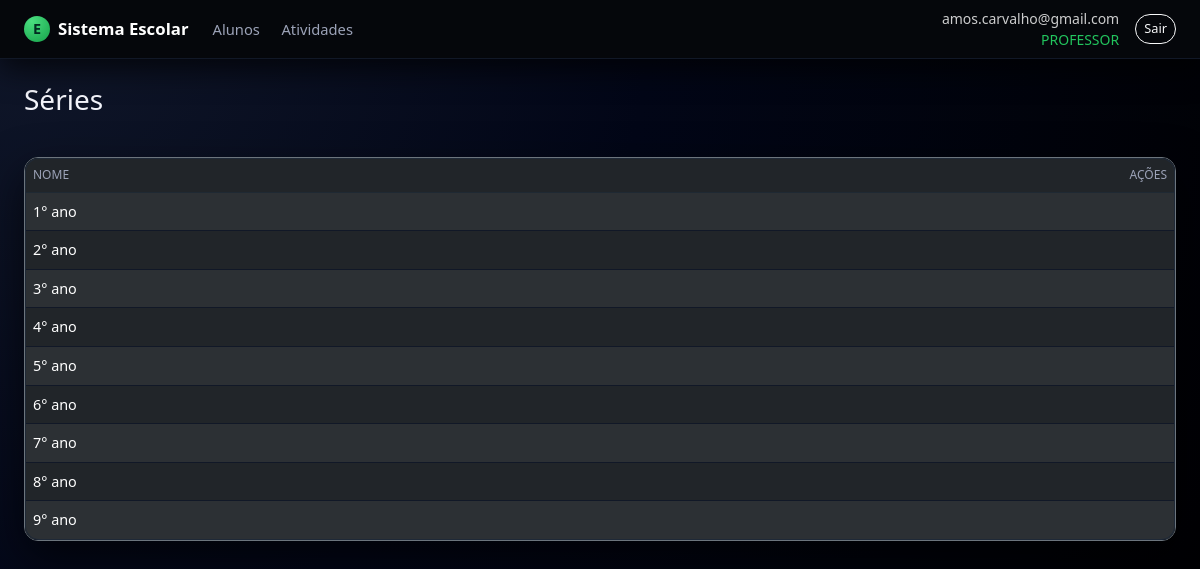
Page /series/ (signed in) on the committed database.
### app.py (models this page shows, shortened)
class Usuario(db.Model, UserMixin):
    __tablename__ = "usuario"
    id = db.Column(db.Integer, primary_key=True)
    email = db.Column(db.String(120), unique=True, nullable=False)
    senha_hash = db.Column(db.String(255), nullable=False)
    papel = db.Column(db.String(30), nullable=False, default="ALUNO")
    ativo = db.Column(db.Boolean, nullable=False, default=True)
    created_at = db.Column(db.DateTime, nullable=False, default=datetime.utcnow)
    aluno_id = db.Column(db.Integer, db.ForeignKey("aluno.id"), nullable=True)
    aluno = db.relationship("Aluno", lazy="joined")
    def papel_upper(self):
        return (self.papel or "").upper()
    def is_responsavel(self):
        return self.papel_upper() == "RESPONSAVEL"
    def is_aluno(self):
        return self.papel_upper() == "ALUNO"

class Serie(db.Model):
    __tablename__ = "serie"
    id = db.Column(db.Integer, primary_key=True)
    nome = db.Column(db.String(120), nullable=False, unique=True)

### app.py (the view)
@app.route("/series/")
@login_required
def series_list():
    if current_user.is_responsavel() or current_user.is_aluno():
        flash("Acesso não autorizado.", "warning")
        return redirect(url_for("index"))
    series = Serie.query.order_by(Serie.nome.asc()).all()
    return render_template("series/listar.html", series=series)

### app.py (called while the page is built)
@login_manager.user_loader
def load_user(uid):
    return db.session.get(Usuario, int(uid))

def can(permission: str) -> bool:
    if not current_user.is_authenticated:
        return False
    role = current_user.papel_upper()
    if role == "DIRETORIA":
        return True
    if permission == "ver_usuarios":
        return False
    if permission == "gerenciar_usuarios":
        return False
    if permission == "gerenciar_estrutura":
        return role == "DIRETORIA"
    if permission == "alunos_crud":
        return role == "DIRETORIA"
    if permission == "atividades_criar":
        return role in ("DIRETORIA", "PROFESSOR")
    if permission == "atividades_editar":
        return role == "DIRETORIA"
    if permission == "ver_tudo":
        return role in ("DIRETORIA", "PROFESSOR")
    if permission == "ver_restrito_aluno":
        return role in ("RESPONSAVEL", "ALUNO")
    return False

@app.context_processor
def inject_can():
    return dict(can=can)

### templates/series/listar.html (shortened to what this page needs)
{% extends 'base.html' %}
{% block content %}
<div class="d-flex align-items-center justify-content-between mb-3">
  <h3 class="mb-0">Séries</h3>
</div>
<div class="card bg-dark border-secondary">
  <div class="card-body p-0">
    <table class="table table-dark table-striped table-hover align-middle mb-0">
      <thead>
        <tr>
          <th>Nome</th>
          <th class="text-end">Ações</th>
        </tr>
      </thead>
      <tbody>
        {% for s in series %}
        <tr>
          <td>{{ s.nome }}</td>
          <td class="text-end">
          </td>
        </tr>
        {% else %}
        <tr>
          <td colspan="2" class="text-center text-secondary py-4">Nenhuma série cadastrada.</td>
        </tr>
        {% endfor %}
      </tbody>
    </table>
  </div>
</div>
{% endblock %}

### templates/base.html (shortened to what this page needs)
<!doctype html>
<html lang="pt-BR">
<head>
  <link
    href="https://cdn.jsdelivr.net/npm/bootstrap@5.3.3/dist/css/bootstrap.min.css"
    rel="stylesheet"
  >
  <link rel="stylesheet" href="{{ url_for('static', filename='css/style.css') }}">
</head>
<body class="app-body">
  <header class="app-navbar navbar navbar-expand-lg navbar-dark">
    <div class="container-fluid px-3 px-lg-4">
      <a class="navbar-brand d-flex align-items-center gap-2" href="{{ url_for('index') }}">
        <span class="brand-icon">E</span>
        <span class="fw-semibold">Sistema Escolar</span>
      </a>
      {% if current_user.is_authenticated %}
        {% set papel = current_user.papel_upper() %}
        <div class="collapse navbar-collapse" id="mainNav">
          <ul class="navbar-nav me-auto mb-2 mb-lg-0 app-menu">
            <li class="nav-item">
              <a class="nav-link {% if request.endpoint and 'alunos' in request.endpoint %}active{% endif %}"
                 href="{{ url_for('alunos_list') }}">
                Alunos
              </a>
            </li>
            <li class="nav-item">
              <a class="nav-link {% if request.endpoint and 'atividades_' in request.endpoint %}active{% endif %}"
                 href="{{ url_for('atividades_listar') }}">
                Atividades
              </a>
            </li>
          </ul>
          <div class="d-flex align-items-center gap-3">
            <div class="text-end small text-muted d-none d-md-block">
              <div>{{ current_user.email }}</div>
              <div class="text-accent">{{ papel }}</div>
            </div>
            <form method="post" action="{{ url_for('logout') }}">
              <button class="btn btn-sm btn-outline-light" type="submit">Sair</button>
            </form>
          </div>
        </div>
      {% endif %}
    </div>
  </header>
  <main class="app-main container-fluid px-3 px-lg-4 py-4">
    <div class="page-wrapper">
      {% block content %}{% endblock %}
    </div>
  </main>
</body>
</html>

### static/css/style.css (style rules this page uses)
:root { --bg-body: #05070b; --bg-elevated: #10141f; --bg-elevated-soft: #181d2a; --bg-navbar: #05070b; --border-soft: #262c3c; --text-main: #f4f5fb; --text-muted: #9ca3b8; --accent: #22c55e; --accent-soft: rgba(34, 197, 94, 0.15); --danger-soft: rgba(239, 68, 68, 0.15); --radius-lg: 16px; --radius-md: 10px; --shadow-soft: 0 18px 45px rgba(0, 0, 0, 0.65); }
.app-body { background: radial-gradient(circle at top left, #10172a 0, #020617 45%, #000 100%); color: var(--text-main); min-height: 100vh; font-family: system-ui, -apple-system, BlinkMacSystemFont, "Segoe UI", sans-serif; }
.app-navbar { background-color: var(--bg-navbar); border-bottom: 1px solid #111827; box-shadow: 0 10px 30px rgba(0, 0, 0, 0.7); position: sticky; top: 0; z-index: 1030; }
.app-navbar .navbar-brand { font-size: 1.05rem; }
.brand-icon { width: 26px; height: 26px; border-radius: 999px; background: radial-gradient(circle at 30% 20%, #4ade80, #16a34a); display: inline-flex; align-items: center; justify-content: center; font-size: 0.9rem; font-weight: 700; color: #022c22; }
.app-menu .nav-link { font-size: 0.92rem; color: var(--text-muted); padding-inline: 0.9rem; border-radius: 999px; margin-right: 0.35rem; transition: all 0.18s ease-out; }
.app-main { color: var(--text-main); max-width: 1200px; margin-inline: auto; }
.page-wrapper { display: flex; flex-direction: column; gap: 1.5rem; }
.card { background-color: var(--bg-elevated); border-radius: var(--radius-lg); border: 1px solid var(--border-soft); box-shadow: var(--shadow-soft); }
.table { color: var(--text-main); font-size: 0.9rem; margin-bottom: 0; }
.table thead { background: linear-gradient(90deg, #020617, #020617); }
.table thead th { color: #9ca3b8; border-bottom: 1px solid #1f2933 !important; font-weight: 500; text-transform: uppercase; font-size: 0.75rem; }
.table tbody tr { background-color: var(--bg-elevated-soft); }
.table tbody tr:nth-child(even) { background-color: #050816; }
.table td, .table th { border-color: #111827 !important; }
.btn { border-radius: 999px; font-size: 0.85rem; }
.btn-outline-light { border-radius: 999px; font-size: 0.8rem; }
.text-accent { color: var(--accent); }
.card { position: relative; border-radius: 14px; overflow: hidden; }
.card::after { content: ""; position: absolute; inset: 0; border-radius: 14px; pointer-events: none; box-shadow: inset 0 0 0 1px #1f2937; }
.app-navbar .text-muted { color: rgba(255, 255, 255, 0.80) !important; }
.app-navbar .text-muted div:first-child { font-weight: 500; }

### rows in the picture
Usuario: email "amos.carvalho@gmail.com", papel "PROFESSOR"
Serie: nome "1° ano"
Serie: nome "2° ano"
Serie: nome "3° ano"
Serie: nome "4° ano"
Serie: nome "5° ano"
Serie: nome "6° ano"
Serie: nome "7° ano"
Serie: nome "8° ano"
Serie: nome "9° ano"
